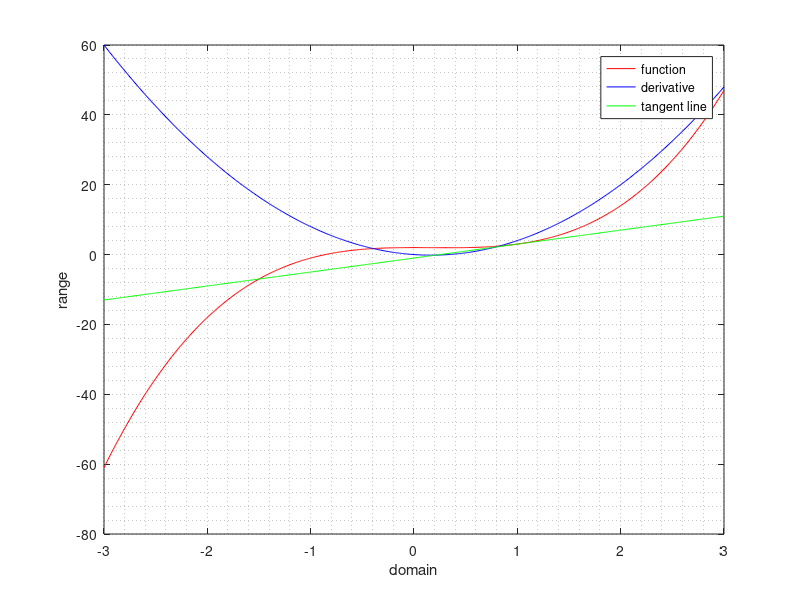

MATLAB code for this plot:
x = [-3:.01:3];
y = 2 * x.^3 - x.^2 + 2;
y2 = 6 * x.^2 - 2 * x;
y3 = 4 * x - 1;

aux = figure;
plot(x, y, "r", x, y2, "b", x, y3, "g");
grid minor;
legend("function", "derivative", "tangent line");
xlabel("domain");
ylabel("range");

saveas(aux, "figure", "pdf");
